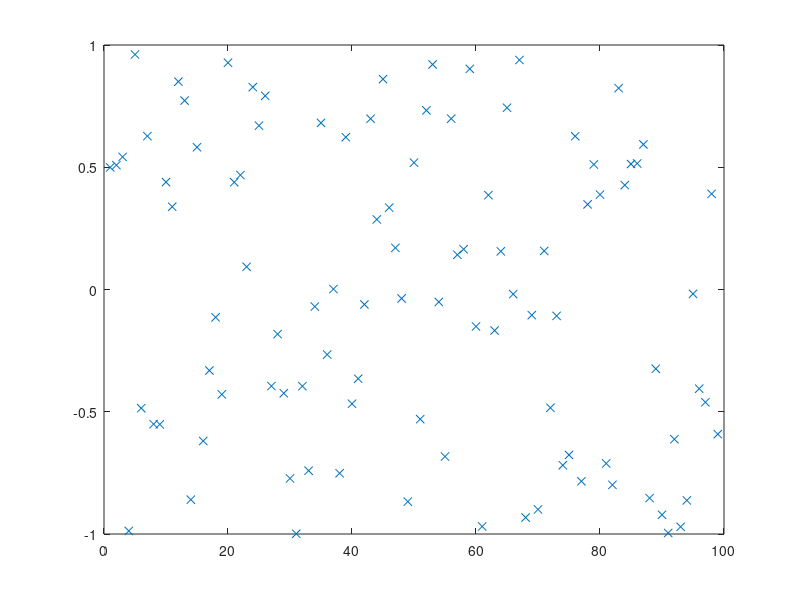

MATLAB code to generate this figure: (Note: this script raises an error after producing the figure.)
% script <a href="matlab:RC_BlockInsertionSortTest">RC_BlockInsertionSortTest</a>
% Test <a href="matlab:help RC_BlockInsertionSort">RC_BlockInsertionSort</a> on a random set of data.
% See <a href="matlab:RCweb">Numerical Renaissance: simulation, optimization, & control</a>, Section 7.1.2.
% Part of <a href="matlab:help RCC">Numerical Renaissance Codebase 1.0</a>, <a href="matlab:help RCchap07">Chapter 7</a>; please read the <a href="matlab:help RCcopyleft">copyleft</a>.

n=99; D=2*rand(n,1)-1; close all,    plot(D(:,1),'x'), pause(0.1)
[D,index]=RC_BlockInsertionSort(D,1,n); plot(D(:,1),'x')

% end script RC_BlockInsertionSortTest
